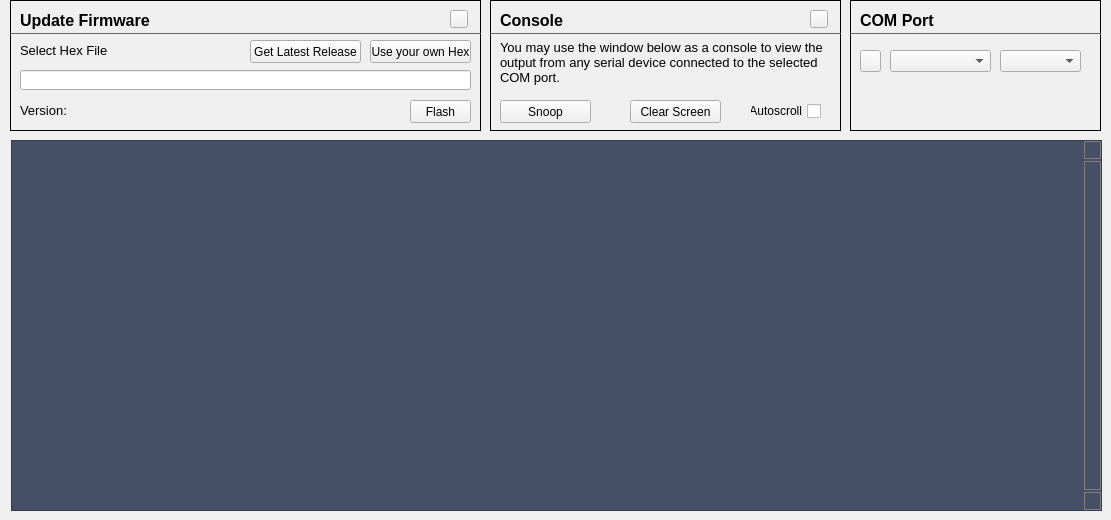
              <widget class="QWidget" name="pgFirmware">
               <widget class="FrameContent" name="frmFlash">
                <property name="geometry">
                 <rect>
                  <x>10</x>
                  <y>0</y>
                  <width>471</width>
                  <height>131</height>
                 </rect>
                </property>
                <property name="minimumSize">
                 <size>
                  <width>0</width>
                  <height>0</height>
                 </size>
                </property>
                <property name="maximumSize">
                 <size>
                  <width>16777215</width>
                  <height>16777215</height>
                 </size>
                </property>
                <property name="frameShape">
                 <enum>QFrame::Box</enum>
                </property>
                <property name="frameShadow">
                 <enum>QFrame::Plain</enum>
                </property>
                <widget class="QFrame" name="frame_36">
                 <property name="geometry">
                  <rect>
                   <x>0</x>
                   <y>23</y>
                   <width>471</width>
                   <height>20</height>
                  </rect>
                 </property>
                 <property name="styleSheet">
                  <string notr="true">color: #666;</string>
                 </property>
                 <property name="frameShape">
                  <enum>QFrame::HLine</enum>
                 </property>
                 <property name="frameShadow">
                  <enum>QFrame::Plain</enum>
                 </property>
                </widget>
                <widget class="QLabel" name="label_128">
                 <property name="geometry">
                  <rect>
                   <x>10</x>
                   <y>10</y>
                   <width>171</width>
                   <height>21</height>
                  </rect>
                 </property>
                 <property name="font">
                  <font>
                   <family>MS Shell Dlg 2</family>
                   <pointsize>12</pointsize>
                   <weight>75</weight>
                   <bold>true</bold>
                  </font>
                 </property>
                 <property name="text">
                  <string>Update Firmware</string>
                 </property>
                </widget>
                <widget class="HelpButton" name="hpbFirmware">
                 <property name="geometry">
                  <rect>
                   <x>440</x>
                   <y>10</y>
                   <width>18</width>
                   <height>18</height>
                  </rect>
                 </property>
                 <property name="maximumSize">
                  <size>
                   <width>18</width>
                   <height>18</height>
                  </size>
                 </property>
                 <property name="text">
                  <string/>
                 </property>
                </widget>
                <widget class="QLabel" name="label_140">
                 <property name="geometry">
                  <rect>
                   <x>10</x>
                   <y>40</y>
                   <width>111</width>
                   <height>21</height>
                  </rect>
                 </property>
                 <property name="font">
                  <font>
                   <pointsize>10</pointsize>
                  </font>
                 </property>
                 <property name="text">
                  <string>Select Hex File</string>
                 </property>
                </widget>
                <widget class="QPushButton" name="cmdFlashHex">
                 <property name="geometry">
                  <rect>
                   <x>400</x>
                   <y>100</y>
                   <width>61</width>
                   <height>23</height>
                  </rect>
                 </property>
                 <property name="text">
                  <string>Flash</string>
                 </property>
                 <property name="checkable">
                  <bool>true</bool>
                 </property>
                </widget>
                <widget class="QPushButton" name="cmdLocalHexPicker">
                 <property name="geometry">
                  <rect>
                   <x>360</x>
                   <y>40</y>
                   <width>101</width>
                   <height>23</height>
                  </rect>
                 </property>
                 <property name="text">
                  <string>Use your own Hex</string>
                 </property>
                 <property name="checkable">
                  <bool>false</bool>
                 </property>
                </widget>
                <widget class="QPushButton" name="cmdWebHexPicker">
                 <property name="geometry">
                  <rect>
                   <x>240</x>
                   <y>40</y>
                   <width>111</width>
                   <height>23</height>
                  </rect>
                 </property>
                 <property name="text">
                  <string>Get Latest Release</string>
                 </property>
                 <property name="checkable">
                  <bool>true</bool>
                 </property>
                </widget>
                <widget class="QLabel" name="lblHexVersion">
                 <property name="geometry">
                  <rect>
                   <x>10</x>
                   <y>100</y>
                   <width>351</width>
                   <height>21</height>
                  </rect>
                 </property>
                 <property name="font">
                  <font>
                   <pointsize>10</pointsize>
                  </font>
                 </property>
                 <property name="text">
                  <string>Version: </string>
                 </property>
                </widget>
                <widget class="QLineEdit" name="ltxtHexPath">
                 <property name="geometry">
                  <rect>
                   <x>10</x>
                   <y>70</y>
                   <width>451</width>
                   <height>20</height>
                  </rect>
                 </property>
                 <property name="readOnly">
                  <bool>false</bool>
                 </property>
                </widget>
               </widget>
               <widget class="FrameContent" name="frmConsole">
                <property name="geometry">
                 <rect>
                  <x>490</x>
                  <y>0</y>
                  <width>351</width>
                  <height>131</height>
                 </rect>
                </property>
                <property name="minimumSize">
                 <size>
                  <width>0</width>
                  <height>0</height>
                 </size>
                </property>
                <property name="maximumSize">
                 <size>
                  <width>16777215</width>
                  <height>16777215</height>
                 </size>
                </property>
                <property name="frameShape">
                 <enum>QFrame::Box</enum>
                </property>
                <property name="frameShadow">
                 <enum>QFrame::Plain</enum>
                </property>
                <widget class="QFrame" name="frame_38">
                 <property name="geometry">
                  <rect>
                   <x>0</x>
                   <y>23</y>
                   <width>351</width>
                   <height>20</height>
                  </rect>
                 </property>
                 <property name="styleSheet">
                  <string notr="true">color: #666;</string>
                 </property>
                 <property name="frameShape">
                  <enum>QFrame::HLine</enum>
                 </property>
                 <property name="frameShadow">
                  <enum>QFrame::Plain</enum>
                 </property>
                </widget>
                <widget class="QLabel" name="label_149">
                 <property name="geometry">
                  <rect>
                   <x>10</x>
                   <y>10</y>
                   <width>91</width>
                   <height>21</height>
                  </rect>
                 </property>
                 <property name="font">
                  <font>
                   <family>MS Shell Dlg 2</family>
                   <pointsize>12</pointsize>
                   <weight>75</weight>
                   <bold>true</bold>
                  </font>
                 </property>
                 <property name="text">
                  <string>Console</string>
                 </property>
                </widget>
                <widget class="QPushButton" name="cmdSnoop">
                 <property name="geometry">
                  <rect>
                   <x>10</x>
                   <y>100</y>
                   <width>91</width>
                   <height>23</height>
                  </rect>
                 </property>
                 <property name="text">
                  <string>Snoop</string>
                 </property>
                 <property name="checkable">
                  <bool>true</bool>
                 </property>
                </widget>
                <widget class="QLabel" name="label_2">
                 <property name="geometry">
                  <rect>
                   <x>10</x>
                   <y>40</y>
                   <width>331</width>
                   <height>51</height>
                  </rect>
                 </property>
                 <property name="font">
                  <font>
                   <pointsize>10</pointsize>
                  </font>
                 </property>
                 <property name="text">
                  <string>You may use the window below as a console to view the output from any serial device connected to the selected COM port.</string>
                 </property>
                 <property name="alignment">
                  <set>Qt::AlignLeading|Qt::AlignLeft|Qt::AlignTop</set>
                 </property>
                 <property name="wordWrap">
                  <bool>true</bool>
                 </property>
                </widget>
                <widget class="QPushButton" name="cmdClearConsole">
                 <property name="geometry">
                  <rect>
                   <x>140</x>
                   <y>100</y>
                   <width>91</width>
                   <height>23</height>
                  </rect>
                 </property>
                 <property name="text">
                  <string>Clear Screen</string>
                 </property>
                 <property name="checkable">
                  <bool>false</bool>
                 </property>
                </widget>
                <widget class="QCheckBox" name="chkAutoscroll">
                 <property name="geometry">
                  <rect>
                   <x>260</x>
                   <y>102</y>
                   <width>71</width>
                   <height>18</height>
                  </rect>
                 </property>
                 <property name="layoutDirection">
                  <enum>Qt::RightToLeft</enum>
                 </property>
                 <property name="text">
                  <string>Autoscroll</string>
                 </property>
                </widget>
                <widget class="HelpButton" name="hpbConsole">
                 <property name="geometry">
                  <rect>
                   <x>320</x>
                   <y>10</y>
                   <width>18</width>
                   <height>18</height>
                  </rect>
                 </property>
                 <property name="maximumSize">
                  <size>
                   <width>18</width>
                   <height>18</height>
                  </size>
                 </property>
                 <property name="text">
                  <string/>
                 </property>
                </widget>
               </widget>
               <widget class="QTextEdit" name="txtConsole">
                <property name="geometry">
                 <rect>
                  <x>11</x>
                  <y>140</y>
                  <width>1091</width>
                  <height>371</height>
                 </rect>
                </property>
                <property name="sizePolicy">
                 <sizepolicy hsizetype="Fixed" vsizetype="Fixed">
                  <horstretch>0</horstretch>
                  <verstretch>0</verstretch>
                 </sizepolicy>
                </property>
                <property name="font">
                 <font>
                  <family>Courier</family>
                 </font>
                </property>
                <property name="styleSheet">
                 <string notr="true">QTextEdit {
	background: #454F65;
	color: #FFF;
}

/* Scroll area */
QScrollBar:vertical {
     border: 0; /*1px solid #808080; */
     background: #E1E3E3;	/* light grey */
     width: 17px;
     margin: 20px 0 20px 0;
 }
/* Scroll handle */
QScrollBar::handle:vertical {
	border: 1px solid grey;
     background: #454F65; /* Dark purple grey */
     min-height: 20px;
 }

/* The up-arrow area */
QScrollBar::sub-line:vertical {
     border: 1px solid grey;
     background: #454F65;
     height: 16px;
     subcontrol-position: top;
     subcontrol-origin: margin;
 }

/* The down-arrow area */
QScrollBar::add-line:vertical {
     border: 1px solid grey;
     background: #454F65;
     height: 16px;
     subcontrol-position: bottom;
     subcontrol-origin: margin;
 }

QScrollBar::up-arrow:vertical {
	image: url(:/images/consoleuparrow.png);
 }

/* Yes, we swap arrows when pressed. It looks cool. */
/* And for some reason we weren't able to change the background color, */
/* which is all we really wanted to do. */
QScrollBar::up-arrow:vertical:pressed {
 	image: url(:/images/consoledownarrow.png);
 }

QScrollBar::down-arrow:vertical {
	image: url(:/images/consoledownarrow.png);
}

QScrollBar::down-arrow:vertical:pressed {
	image: url(:/images/consoleuparrow.png);
}

/* No idea what this is */
QScrollBar::add-page:vertical, QScrollBar::sub-page:vertical {
     background: none;
 }</string>
                </property>
                <property name="frameShape">
                 <enum>QFrame::StyledPanel</enum>
                </property>
                <property name="frameShadow">
                 <enum>QFrame::Plain</enum>
                </property>
                <property name="verticalScrollBarPolicy">
                 <enum>Qt::ScrollBarAlwaysOn</enum>
                </property>
                <property name="readOnly">
                 <bool>true</bool>
                </property>
               </widget>
               <widget class="FrameContent" name="frmCom">
                <property name="geometry">
                 <rect>
                  <x>850</x>
                  <y>0</y>
                  <width>251</width>
                  <height>131</height>
                 </rect>
                </property>
                <property name="frameShape">
                 <enum>QFrame::Box</enum>
                </property>
                <property name="frameShadow">
                 <enum>QFrame::Plain</enum>
                </property>
                <widget class="BaudRateComboBox" name="cboConsoleBaud">
                 <property name="geometry">
                  <rect>
                   <x>150</x>
                   <y>50</y>
                   <width>81</width>
                   <height>22</height>
                  </rect>
                 </property>
                 <property name="minimumSize">
                  <size>
                   <width>0</width>
                   <height>22</height>
                  </size>
                 </property>
                 <property name="maximumSize">
                  <size>
                   <width>200</width>
                   <height>16777215</height>
                  </size>
                 </property>
                </widget>
                <widget class="QComboBox" name="cboCOMPorts">
                 <property name="geometry">
                  <rect>
                   <x>40</x>
                   <y>50</y>
                   <width>101</width>
                   <height>22</height>
                  </rect>
                 </property>
                 <property name="minimumSize">
                  <size>
                   <width>0</width>
                   <height>22</height>
                  </size>
                 </property>
                 <property name="styleSheet">
                  <string notr="true"/>
                 </property>
                </widget>
                <widget class="QPushButton" name="cmdRefreshCOMs">
                 <property name="geometry">
                  <rect>
                   <x>10</x>
                   <y>50</y>
                   <width>21</width>
                   <height>22</height>
                  </rect>
                 </property>
                 <property name="minimumSize">
                  <size>
                   <width>0</width>
                   <height>14</height>
                  </size>
                 </property>
                 <property name="text">
                  <string/>
                 </property>
                </widget>
                <widget class="QFrame" name="frame_41">
                 <property name="geometry">
                  <rect>
                   <x>0</x>
                   <y>23</y>
                   <width>251</width>
                   <height>20</height>
                  </rect>
                 </property>
                 <property name="styleSheet">
                  <string notr="true">color: #666;</string>
                 </property>
                 <property name="frameShape">
                  <enum>QFrame::HLine</enum>
                 </property>
                 <property name="frameShadow">
                  <enum>QFrame::Plain</enum>
                 </property>
                </widget>
                <widget class="QLabel" name="label_150">
                 <property name="geometry">
                  <rect>
                   <x>10</x>
                   <y>10</y>
                   <width>91</width>
                   <height>21</height>
                  </rect>
                 </property>
                 <property name="font">
                  <font>
                   <family>MS Shell Dlg 2</family>
                   <pointsize>12</pointsize>
                   <weight>75</weight>
                   <bold>true</bold>
                  </font>
                 </property>
                 <property name="text">
                  <string>COM Port</string>
                 </property>
                </widget>
               </widget>
              </widget>
